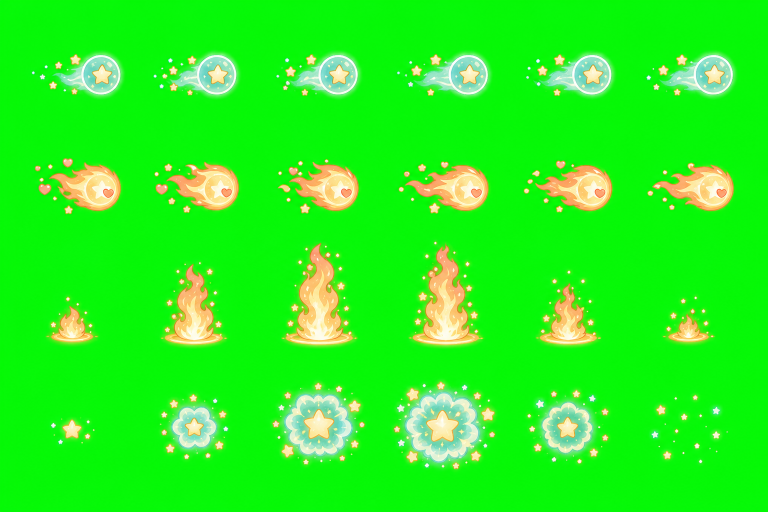
#> input picture assets/effects/mage/source/mage_vfx_master_v1.png, 1536 x 1024 px (shown at 1/2 size)
$ python normalize_mage_vfx_sprites.py
#> lines starting #> are read from the running program, lines starting #| are printed output that depends on the picture; after the words box and inside, x2 and y2 are one past the last pixel; in counts of white or black regions, pixels touching at a corner belong together
from pathlib import Path

import numpy as np
from PIL import Image, ImageDraw, ImageFilter


ROOT = Path(__file__).resolve().parents[1]
SRC = ROOT / "assets" / "effects" / "mage" / "source" / "mage_vfx_master_v1.png"
OUT = ROOT / "assets" / "effects" / "mage"
FRAME = 128


def remove_green(img):
    arr = np.array(img.convert("RGBA"))
    r = arr[..., 0].astype(np.float32)
    g = arr[..., 1].astype(np.float32)
    b = arr[..., 2].astype(np.float32)
    a = arr[..., 3]
    greenish = ((g > 115) & (g > r * 1.32) & (g > b * 1.32)) | ((g > 95) & (r < 90) & (b < 90))
    arr[greenish, 3] = 0
    arr[a < 8, 3] = 0
    return Image.fromarray(arr, "RGBA")


def content_box(img):
    return img.getchannel("A").getbbox()


def find_spans(mask, radius=12):
    cols = mask.any(axis=0)
    expanded = np.zeros_like(cols)
    for idx in np.flatnonzero(cols):
        expanded[max(0, idx - radius):min(cols.size, idx + radius + 1)] = True

    spans = []
    start = None
    for idx, active in enumerate(expanded):
        if active and start is None:
            start = idx
        elif start is not None and not active:
            spans.append((start, idx))
            start = None
    if start is not None:
        spans.append((start, expanded.size))
    return spans


def split_grid(path, cols=6, rows=4):
    img = Image.open(path).convert("RGBA")
    w, h = img.size
    clean = remove_green(img)
    alpha = np.array(clean.getchannel("A"))
    row_bounds = [
        (0.00, 0.23),  # magic projectile
        (0.23, 0.43),  # fire projectile
        (0.42, 0.75),  # fire pillar
        (0.72, 1.00),  # overhead explosion
    ]
    if len(row_bounds) != rows:
        raise RuntimeError("row_bounds must match the expected row count")

    cells = []
    for row, (start_ratio, end_ratio) in enumerate(row_bounds):
        y0 = int(round(start_ratio * h))
        y1 = int(round(end_ratio * h))
        row_alpha = alpha[y0:y1, :]
        spans = find_spans(row_alpha > 8)
        if len(spans) != cols:
            raise RuntimeError(f"Expected {cols} VFX frames in row {row + 1}, found {len(spans)}: {spans}")

        row_cells = []
        for x0, x1 in spans:
            pad = 10
            row_cells.append(img.crop((
                max(0, x0 - pad),
                y0,
                min(w, x1 + pad),
                y1,
            )))
        cells.append(row_cells)
    return cells


def normalize_row(cells, target_w, target_h, frame_w=FRAME, frame_h=FRAME, anchor="center"):
    prepared = []
    max_w = 1
    max_h = 1
    for cell in cells:
        clean = remove_green(cell)
        bbox = content_box(clean)
        prepared.append((clean, bbox))
        if bbox:
            x0, y0, x1, y1 = bbox
            max_w = max(max_w, x1 - x0)
            max_h = max(max_h, y1 - y0)
    scale = min(target_w / max_w, target_h / max_h)

    frames = []
    for clean, bbox in prepared:
        out = Image.new("RGBA", (frame_w, frame_h), (0, 0, 0, 0))
        if not bbox:
            frames.append(out)
            continue
        subject = clean.crop(bbox)
        sw, sh = subject.size
        nw = max(1, int(round(sw * scale)))
        nh = max(1, int(round(sh * scale)))
        subject = subject.resize((nw, nh), Image.Resampling.LANCZOS)
        if anchor == "base":
            x = int(round(frame_w / 2 - nw / 2))
            y = int(round(frame_h - 5 - nh))
        else:
            x = int(round(frame_w / 2 - nw / 2))
            y = int(round(frame_h / 2 - nh / 2))
        out.alpha_composite(subject, (x, y))
        frames.append(cleanup_alpha(out))
    return frames


# [61 lines left out: functions add_fire_glow, normalize_fire_pillar_row, not called in this run]


def cleanup_alpha(img):
    arr = np.array(img.convert("RGBA"))
    r = arr[..., 0].astype(np.float32)
    g = arr[..., 1].astype(np.float32)
    b = arr[..., 2].astype(np.float32)
    a = arr[..., 3]
    key_green = ((g > 120) & (r < 105) & (b < 105)) | ((g > 150) & (g > r * 1.45) & (g > b * 1.45))
    arr[key_green, 3] = 0
    arr[a < 10, 3] = 0
    return Image.fromarray(arr, "RGBA")


def write_sheet(name, frames):
    sheet = Image.new("RGBA", (FRAME * len(frames), FRAME), (0, 0, 0, 0))
    for i, frame in enumerate(frames):
        sheet.alpha_composite(frame, (i * FRAME, 0))
    path = OUT / name
    sheet.save(path)
    return path


def label_preview(rows):
    label_h = 18
    width = max(img.width for _, img in rows)
    height = sum(img.height + label_h for _, img in rows)
    preview = Image.new("RGBA", (width, height), (16, 19, 29, 255))
    d = ImageDraw.Draw(preview)
    y = 0
    for name, img in rows:
        d.rectangle((0, y, width, y + label_h), fill=(32, 40, 58, 255))
        d.text((4, y + 3), name, fill=(226, 232, 240, 255))
        preview.alpha_composite(img, (0, y + label_h))
        y += img.height + label_h
    out = OUT / "mage_vfx_preview.png"
    preview.save(out)
    return out


def main():
    OUT.mkdir(parents=True, exist_ok=True)
    rows = split_grid(SRC)
#> in remove_green, `a = arr[..., 3]`: a: shape (1024, 1536); every value is 255
#> in remove_green, `greenish = ((g > 115) & (g > r * 1.32) & (g > b * 1.32)) | ((g > 95) &..`:
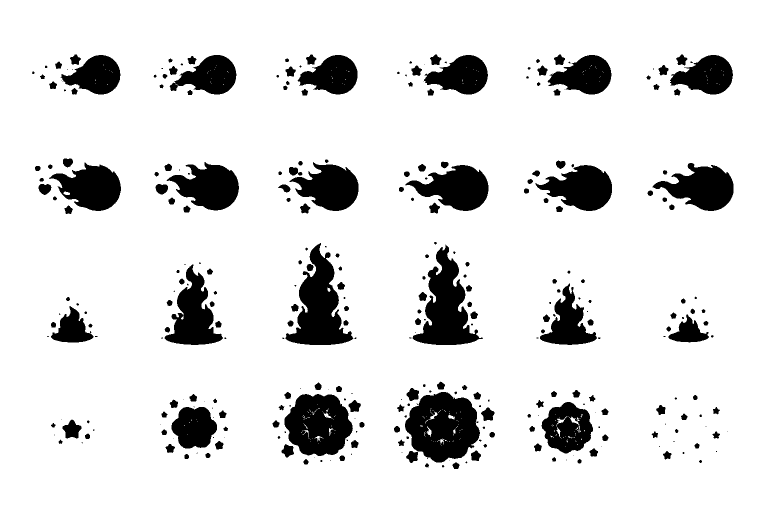
#> greenish: shape (1024, 1536) bool (shown at 1/2 size); 87.3% white; 322 black regions (112 under 20 px), largest, box (x1, y1, x2, y2) and area: (810, 784, 960, 925) 14944, (571, 486, 707, 690) 12989, (825, 489, 966, 690) 12729
#> the loop in split_grid, `for row, (start_ratio, end_ratio) in enumerate(row_bounds):` made 4 passes
#> pass 1, in split_grid, `row_alpha = alpha[y0:y1, :]`:
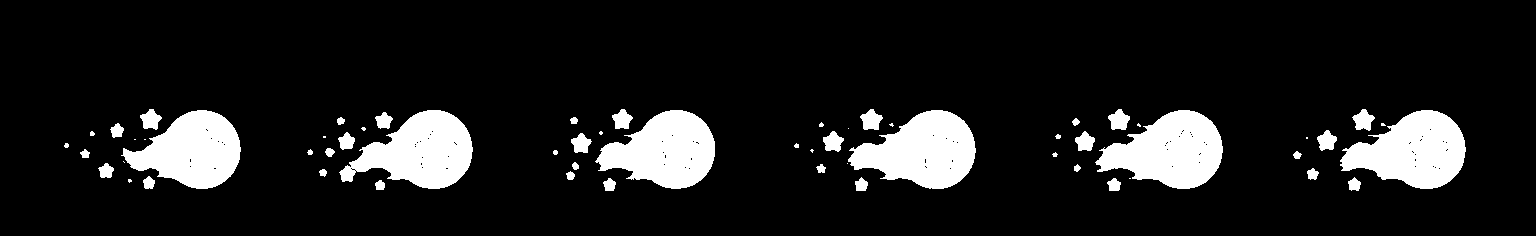
#> row_alpha: shape (236, 1536); 11.7% white; 60 white regions (18 under 20 px), largest, box (x1, y1, x2, y2) and area: (848, 110, 976, 189) 6436, (1095, 110, 1223, 189) 6401, (1340, 110, 1466, 189) 6355
#> after the loop in split_grid, `for row, (start_ratio, end_ratio) in enumerate(row_bounds):`: cells = 4 items
#> rows = 4 items
    outputs = []

    specs = [
        ("mage_magic_projectile_sheet.png", rows[0], 116, 78, "center"),
        ("mage_fire_projectile_sheet.png", rows[1], 116, 76, "center"),
        ("mage_overhead_explosion_sheet.png", rows[3], 120, 120, "center"),
    ]

    for name, cells, tw, th, anchor in specs:
        frames = normalize_row(cells, tw, th, anchor=anchor)
#> the loop in normalize_row, `for cell in cells:` made 6 passes
#> (bbox, y0, x1, y1, max_w, max_h) on passes 1 to 6: ((22, 109, 199, 189), 109, 199, 189, 177, 80), ((22, 110, 188, 190), 110, 188, 190, 177, 80), ((22, 109, 184, 191), 109, 184, 191, 177, 82), ((22, 109, 204, 191), 109, 204, 191, 182, 82), ((22, 109, 193, 191), 109, 193, 191, 182, 82), ((22, 109, 195, 191), 109, 195, 191, 182, 82)
#> pass 1, in remove_green (call 2), `b = arr[..., 2].astype(np.float32)`:
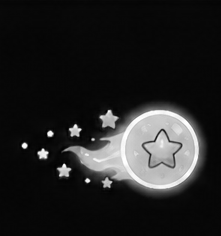
#> b: shape (236, 221) float32; min 0, max 255, mean 35.1
#> after the loop in normalize_row, `for cell in cells:`:
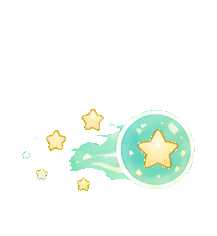
#> clean: PIL image 217x236 RGBA; mean R, G, B, A 35.9, 244.8, 37.9, 35.9; transparent parts drawn white
#> after the loop in normalize_row, `for cell in cells:`: prepared = 6 items
#> in normalize_row, `scale = min(target_w / max_w, target_h / max_h)`: scale = 0.637
#> the loop in normalize_row, `for clean, bbox in prepared:` made 6 passes
#> (bbox, sw, sh, nw, nh, x) on passes 1 to 6: ((22, 109, 199, 189), 177, 80, 113, 51, 8), ((22, 110, 188, 190), 166, 80, 106, 51, 11), ((22, 109, 184, 191), 162, 82, 103, 52, 12), ((22, 109, 204, 191), 182, 82, 116, 52, 6), ((22, 109, 193, 191), 171, 82, 109, 52, 10), ((22, 109, 195, 191), 173, 82, 110, 52, 9)
#> pass 1, in cleanup_alpha, `arr = np.array(img.convert("RGBA"))`:
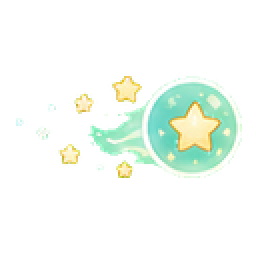
#> arr: shape (128, 128, 4) (shown 2 times larger); mean R, G, B, A 37.8, 46.6, 37, 42.4; transparent parts drawn white
#> after the loop in normalize_row, `for clean, bbox in prepared:`:
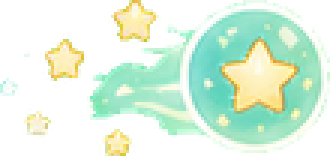
#> subject: PIL image 110x52 RGBA (shown 3 times larger); mean R, G, B, A 113.8, 140.3, 112.4, 129.8; transparent parts drawn white
#> after the loop in normalize_row, `for clean, bbox in prepared:`: frames = 6 items
#> frames = 6 items
        path = write_sheet(name, frames)
#> in write_sheet, `sheet = Image.new("RGBA", (FRAME * len(frames), FRAME), (0, 0, 0, 0))`: sheet: PIL image 768x128 RGBA; every value is 0
#> the loop in write_sheet, `for i, frame in enumerate(frames):` made 6 passes
#> after the loop in write_sheet, `for i, frame in enumerate(frames):`:
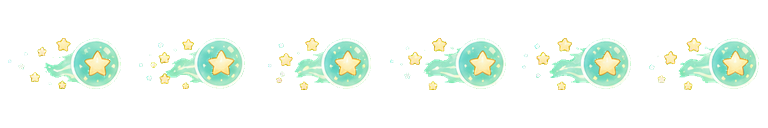
#> sheet: PIL image 768x128 RGBA; mean R, G, B, A 34.8, 43, 35.4, 44.3; transparent parts drawn white
        outputs.append((name, Image.open(path).convert("RGBA")))

    frames = normalize_row(rows[2], 112, 116, anchor="base")
    path = write_sheet("mage_fire_pillar_sheet.png", frames)
    outputs.insert(2, ("mage_fire_pillar_sheet.png", Image.open(path).convert("RGBA")))

    preview = label_preview(outputs)
#> in label_preview, `width = max(img.width for _, img in rows)`: width = 768
#> in label_preview, `height = sum(img.height + label_h for _, img in rows)`: height = 584
#> the loop in label_preview, `for name, img in rows:` made 4 passes
#> (name, y) on passes 1 to 4: ('mage_magic_projectile_sheet.png', 146), ('mage_fire_projectile_sheet.png', 292), ('mage_fire_pillar_sheet.png', 438), ('mage_overhead_explosion_sheet.png', 584)
    print("Generated mage VFX sheets:")
    for name, _ in outputs:
        print(" ", (OUT / name).relative_to(ROOT))
#> this loop made 4 passes
#> name on passes 1 to 4: 'mage_magic_projectile_sheet.png', 'mage_fire_projectile_sheet.png', 'mage_fire_pillar_sheet.png', 'mage_overhead_explosion_sheet.png'
#|   assets/effects/mage/mage_magic_projectile_sheet.png
#|   assets/effects/mage/mage_fire_projectile_sheet.png
#|   assets/effects/mage/mage_fire_pillar_sheet.png
#|   assets/effects/mage/mage_overhead_explosion_sheet.png
    print(" ", preview.relative_to(ROOT))
#|   assets/effects/mage/mage_vfx_preview.png


if __name__ == "__main__":
    main()
